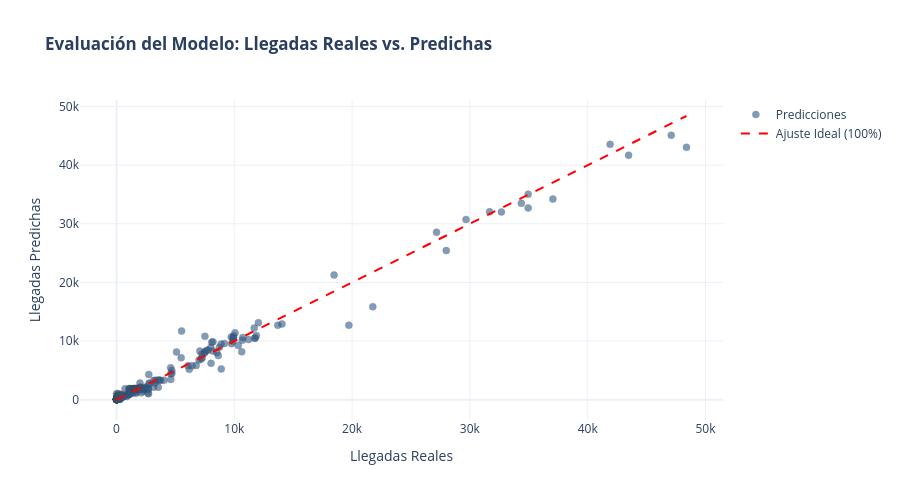

Source (notebook cell):
### Markdown cell above
## 6. Introducción al Análisis Predictivo con Scikit-learn
En esta sección se formula un problema de **regresión supervisada** para predecir el **número mensual de llegadas de extranjeros** según el mercado emisor, la vía de transporte, el año y el mes. Se realiza la codificación de variables, partición de conjuntos (Train/Test), entrenamiento con un árbol de decisión/Random Forest y evaluación visual del error (MAE, RMSE, $R^2$).

### Code cell
import numpy as np
import plotly.graph_objects as go
from sklearn.ensemble import RandomForestRegressor
from sklearn.metrics import mean_absolute_error, mean_squared_error, r2_score
from sklearn.model_selection import train_test_split


def entrenar_modelo_predictivo(df):
    """Prepara el dataset agregado, entrena un modelo de regresión

    y evalúa su desempeño prediciendo el flujo mensual de visitantes.

    Parámetros:
    -----------
    df : pd.DataFrame
        DataFrame limpio de llegadas de extranjeros.

    Retorna:
    --------
    modelo : RandomForestRegressor
        Modelo entrenado con Scikit-learn.
    df_eval : pd.DataFrame
        Comparativo entre valores reales y predichos.
    """
    try:
        print("🤖 Preparando datos para el modelo predictivo...")

        # 1. Agrupar por mes, año, país (Top 10) y vía de transporte
        top_paises = df["pais_procedencia"].value_counts().head(10).index
        df_ml = df[df["pais_procedencia"].isin(top_paises)].copy()

        df_agregado = (
            df_ml.groupby(
                ["anio", "mes", "pais_procedencia", "via_transporte"],
                observed=True,
            )
            .size()
            .reset_index(name="llegadas_reales")
        )

        df_agregado = df_agregado[df_agregado["llegadas_reales"] > 0].copy()

        # 2. Definir Features (X) y Target (y)
        X = df_agregado[["anio", "mes", "pais_procedencia", "via_transporte"]]
        y = df_agregado["llegadas_reales"]

        # 3. Codificación de variables categóricas (One-Hot Encoding)
        X_encoded = pd.get_dummies(
            X, columns=["pais_procedencia", "via_transporte"], drop_first=True
        )

        # 4. División de datos: 80% entrenamiento, 20% prueba
        X_train, X_test, y_train, y_test = train_test_split(
            X_encoded, y, test_size=0.20, random_state=42
        )

        # 5. Entrenamiento del modelo
        print("⚙️ Entrenando RandomForestRegressor...")
        modelo = RandomForestRegressor(
            n_estimators=100, max_depth=10, random_state=42
        )
        modelo.fit(X_train, y_train)

        # 6. Predicciones y métricas de evaluación
        y_pred = modelo.predict(X_test)

        mae = mean_absolute_error(y_test, y_pred)
        rmse = np.sqrt(mean_squared_error(y_test, y_pred))
        r2 = r2_score(y_test, y_pred)

        print("\n📈 Métricas de Rendimiento del Modelo:")
        print(
            f"   • Error Absoluto Medio (MAE): {mae:,.2f} visitantes mensuales"
        )
        print(f"   • Raíz del Error Cuadrático Medio (RMSE): {rmse:,.2f}")
        print(f"   • Coeficiente de Determinación ($R^2$): {r2:.4f} ({r2*100:.2f}% de varianza explicada)")

        # 7. Crear DataFrame comparativo para visualización
        df_eval = pd.DataFrame(
            {"Real": y_test.values, "Predicho": y_pred}
        ).sort_values("Real")

        # 8. Gráfico de dispersión: Real vs Predicho
        fig_eval = go.Figure()
        fig_eval.add_trace(
            go.Scatter(
                x=df_eval["Real"],
                y=df_eval["Predicho"],
                mode="markers",
                name="Predicciones",
                marker=dict(
                    color="#2b5c8f", opacity=0.6, size=7, line=dict(width=0.5)
                ),
            )
        )
        # Línea de referencia ideal (x = y)
        max_val = max(df_eval["Real"].max(), df_eval["Predicho"].max())
        fig_eval.add_trace(
            go.Scatter(
                x=[0, max_val],
                y=[0, max_val],
                mode="lines",
                name="Ajuste Ideal (100%)",
                line=dict(color="red", dash="dash"),
            )
        )

        fig_eval.update_layout(
            title="<b>Evaluación del Modelo: Llegadas Reales vs. Predichas</b>",
            xaxis_title="Llegadas Reales",
            yaxis_title="Llegadas Predichas",
            template="plotly_white",
            height=500,
        )

        # Exportar gráfico estático del modelo
        fig_eval.write_image("graficos/4_modelo_real_vs_predicho.png", scale=2)
        fig_eval.show()

        return modelo, df_eval

    except Exception as e:
        print(f"❌ Error en el modelado predictivo: {e}")
        return None, pd.DataFrame()


# Ejecutar modelado predictivo
modelo_turismo, evaluacion_modelo = entrenar_modelo_predictivo(df_turismo)

### Figure 1 — Plotly figure (JSON) as saved in the notebook; plotly's stock layout.template omitted (floating-point values rounded to 4 significant figures; data arrays with more than 128 entries replaced by an {"elided": "..."} marker saying what was removed)
{"data": [{"marker": {"color": "#2b5c8f", "line": {"width": 0.5}, "opacity": 0.6, "size": 7}, "mode": "markers", "name": "Predicciones", "type": "scatter", "x": {"elided": "242 int values"}, "y": {"elided": "242 float values"}}, {"line": {"color": "red", "dash": "dash"}, "mode": "lines", "name": "Ajuste Ideal (100%)", "type": "scatter", "x": [0, 48388], "y": [0, 48388]}], "layout": {"height": 500, "title": {"text": "<b>Evaluación del Modelo: Llegadas Reales vs. Predichas</b>"}, "xaxis": {"title": {"text": "Llegadas Reales"}}, "yaxis": {"title": {"text": "Llegadas Predichas"}}}}
